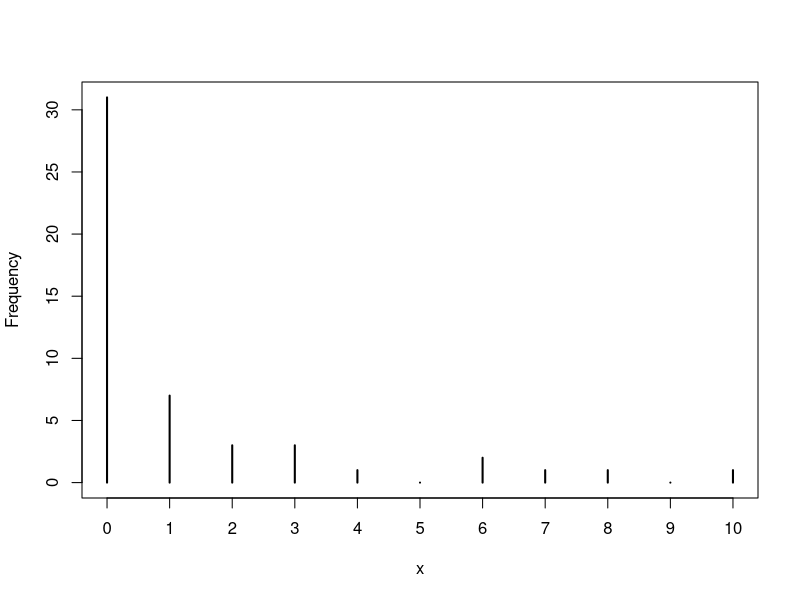
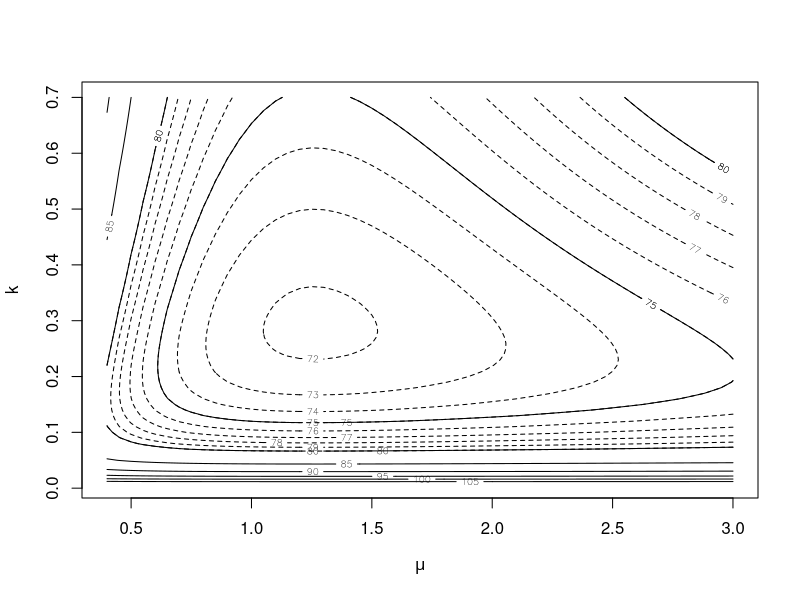
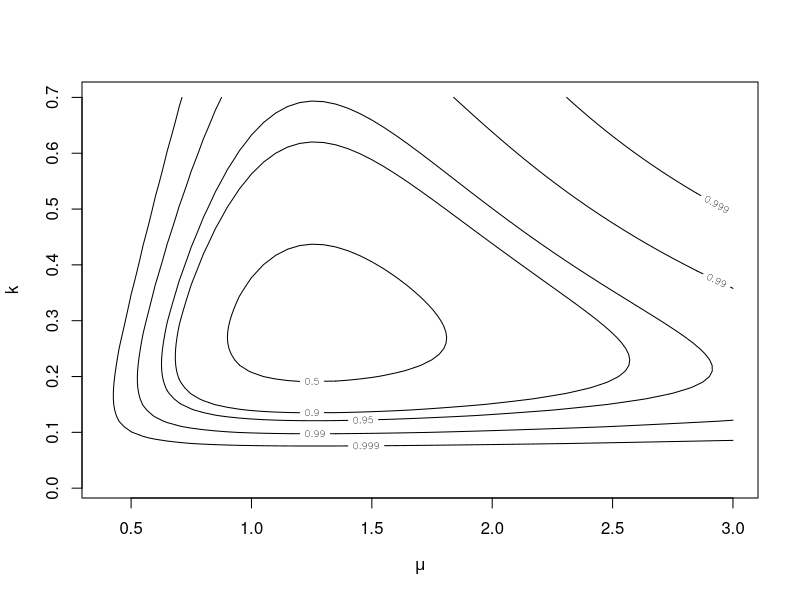
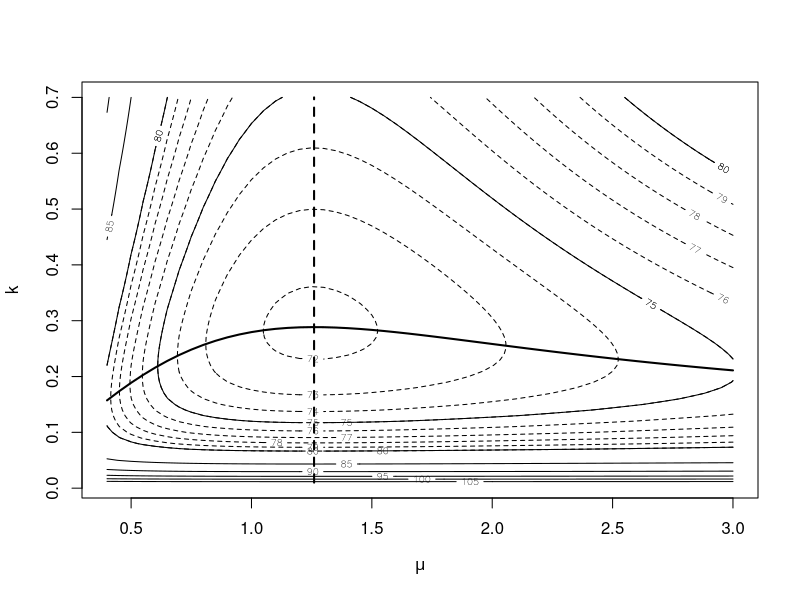
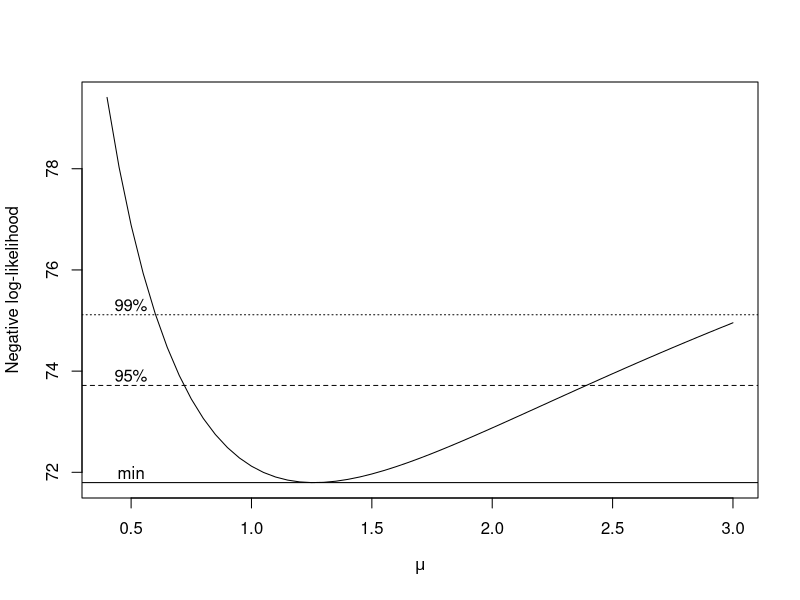
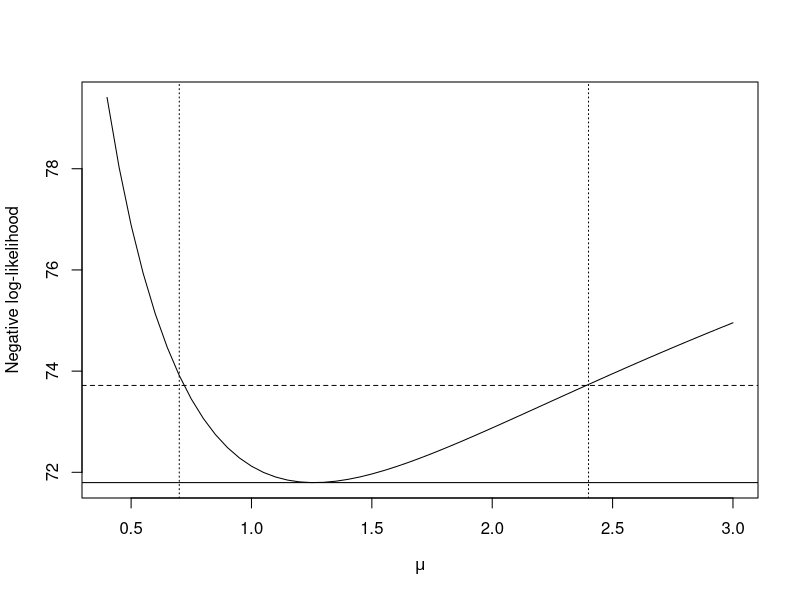
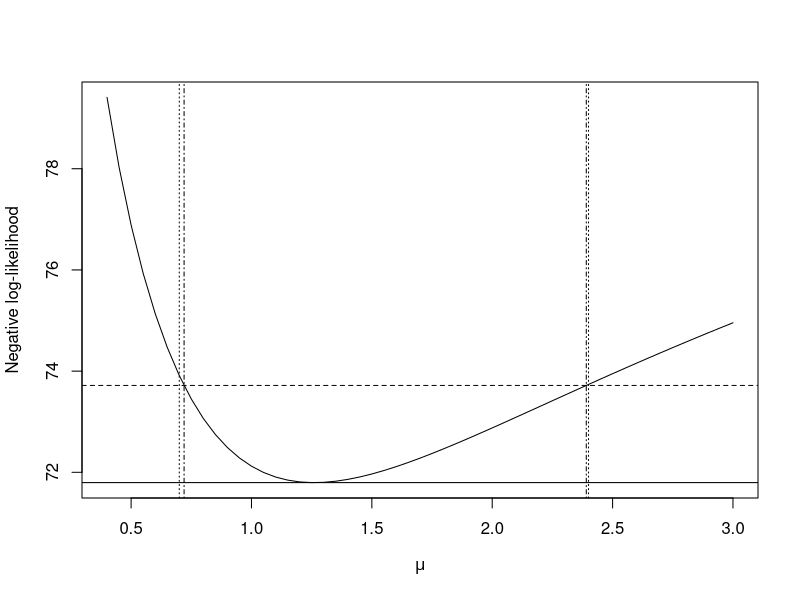
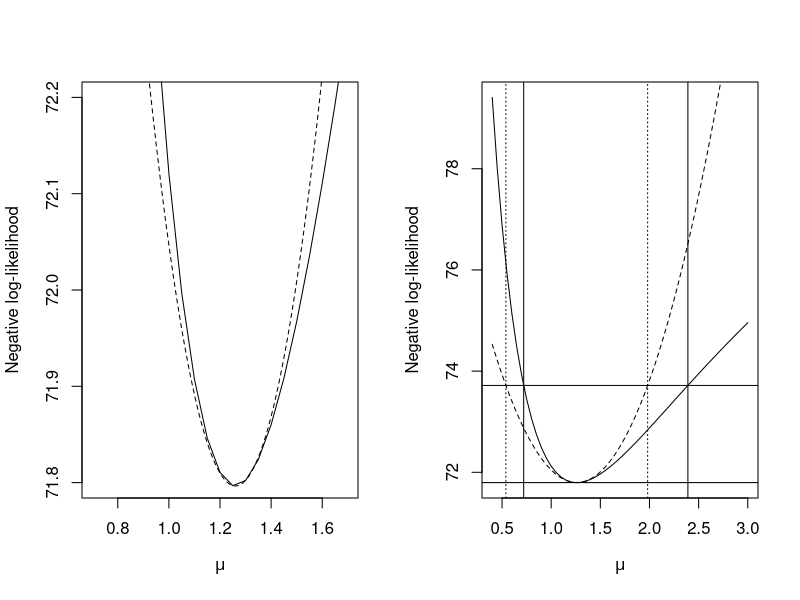

Write R code to recreate these figures, in order. (Note: this script raises an error after producing the figures.)
## ---- chunk 1
knitr::opts_chunk$set(echo = TRUE)
## ---- chunk 2
nll = function(par,y,x){
  a = par[1]
  b = par[2]
  sd = par[3]
  # this calculates the mean y for a given value of x: the deterministic function
  mu = a+b*x 
  # this calculates the likelihood of the function given the probability 
  # distribution, the data and mu and sd
  nll = -sum(dnorm(y,mean=mu,sd=sd,log=T))
  return(nll)
}

## ---- chunk 3
nll.mle = function(a,b,sd){
  # this calculates the mean y for a given value of x: the deterministic function
  mu = a+b*x 
  # this calculates the likelihood of the function given the probability 
  # distribution, the data and mu and sd
  nll = -sum(dnorm(y,mean=mu,sd=sd,log=T)) 
  return(nll)
}

## ---- chunk 4
set.seed(1001)
## ---- chunk 5
mu.true=1
k.true=0.4
x = rnbinom(50,mu=mu.true,size=k.true)
## ---- chunk 6
plot(table(factor(x,levels=0:max(x))),
     ylab="Frequency",xlab="x")
## ---- chunk 7
NLLfun1 = function(p,dat=x) {
  mu=p[1]
  k=p[2]
  -sum(dnbinom(x,mu=mu,size=k,log=TRUE))
}
## ---- chunk 8
nll.true=NLLfun1(c(mu=mu.true,k=k.true)); nll.true
## ---- chunk 9
NLLfun1(c(mu=10,k=10))
## ---- chunk 10
m = mean(x)
v = var(x)
mu.mom = m
k.mom = m/(v/m-1)
## ---- chunk 11
nll.mom=NLLfun1(c(mu=mu.mom,k=k.mom)); nll.mom
## ---- chunk 12
ldiff=nll.true-nll.mom;ldiff
qchisq(0.95,df=2)/2
## ---- chunk 13
O1 = optim(fn=NLLfun1,par=c(mu=mu.mom,k=k.mom),hessian=TRUE); 
O1
## ---- chunk 14
muvec = seq(0.4,3,by=0.05)
kvec = seq(0.01,0.7,by=0.01)
## ---- chunk 15
resmat = matrix(nrow=length(muvec),ncol=length(kvec))
## ---- chunk 16
for (i in 1:length(muvec)) {
  for (j in 1:length(kvec)) {
    resmat[i,j] = NLLfun1(c(muvec[i],kvec[j]))
  }
}
## ---- chunk 17
contour(muvec,kvec,resmat,xlab=expression(mu),ylab="k")
contour(muvec,kvec,resmat,levels=70:80,lty=2,add=TRUE)
## ---- chunk 18
alevels=c(0.5,0.9,0.95,0.99,0.999)
minval = O1$value
nll.levels = qchisq(alevels,df=2)/2+minval
contour(muvec,kvec,resmat,levels=nll.levels,labels=alevels,
        xlab=expression(mu),ylab="k")
## ---- chunk 19
NLLfun.mu = function(p,mu) {
  k = p[1]
  -sum(dnbinom(x,mu=mu,size=k,log=TRUE))
}
## ---- chunk 20
mu.profile = matrix(ncol=2,nrow=length(muvec))
## ---- chunk 21
NLLfun.mu2 = function(p,mu) {
  logk = p[1]
  k = exp(logk)
  -sum(dnbinom(x,mu=mu,size=k,log=TRUE))
}
## ---- chunk 22
for (i in 1:length(muvec)) {
  Oval = optim(fn=NLLfun.mu,par=O1$par["k"],method="L-BFGS-B",
    lower=0.002,mu=muvec[i])
  mu.profile[i,] = c(Oval$par,Oval$value)
}
colnames(mu.profile) = c("k","NLL")
## ---- chunk 23
NLLfun.k = function(p,k) {
  mu = p[1]
  -sum(dnbinom(x,mu=mu,size=k,log=TRUE))
}
k.profile = matrix(ncol=2,nrow=length(kvec))
for (i in 1:length(kvec)) {
  Oval = optim(fn=NLLfun.k,par=O1$par["mu"],method="L-BFGS-B",
    lower=0.002,k=kvec[i])
  k.profile[i,] = c(Oval$par,Oval$value)
}
colnames(k.profile) = c("mu","NLL")
## ---- chunk 24
contour(muvec,kvec,resmat,xlab=expression(mu),ylab="k")
contour(muvec,kvec,resmat,levels=70:80,lty=2,add=TRUE)
lines(muvec,mu.profile[,"k"],lwd=2)
lines(k.profile[,"mu"],kvec,lwd=2,lty=2)
## ---- chunk 25
plot(muvec,mu.profile[,"NLL"],type="l",
     xlab=expression(mu),ylab="Negative log-likelihood")
cutoffs = c(0,qchisq(c(0.95,0.99),1)/2)
nll.levels = O1$value+cutoffs
abline(h=nll.levels,lty=1:3)
text(rep(0.5,3),nll.levels+0.2,c("min","95%","99%"))
## ---- chunk 26
cutoff = O1$value+qchisq(0.95,1)/2
## ---- chunk 27
lowerhalf = mu.profile[muvec<1.2,"NLL"]
lowerhalf.mu = muvec[muvec<1.2]
w.lower = which.min(abs(lowerhalf-cutoff))
## ---- chunk 28
upperhalf = mu.profile[muvec>1.2,"NLL"]
upperhalf.mu = muvec[muvec>1.2]
w.upper = which.min(abs(upperhalf-cutoff))
ci.crude = c(lowerhalf.mu[w.lower],upperhalf.mu[w.upper])
## ---- chunk 29
plot(muvec,mu.profile[,"NLL"],type="l",
     xlab=expression(mu),ylab="Negative log-likelihood")
cutoffs = c(0,qchisq(c(0.95),1)/2)
nll.levels = O1$value+cutoffs
abline(h=nll.levels,lty=1:2)
abline(v=ci.crude,lty=3)
## ---- chunk 30
cutoff = O1$value+qchisq(c(0.95),1)/2
relheight = function(mu) {
  O2 = optim(fn=NLLfun.mu,par=O1$par["k"],method="L-BFGS-B",
        lower=0.002,mu=mu)
  O2$value-cutoff
}
## ---- chunk 31
relheight(mu=0.6)
relheight(mu=0.8)
## ---- chunk 32
lower = uniroot(relheight,interval=c(0.5,1.0))$root
upper = uniroot(relheight,interval=c(1.2,5))$root
ci.uniroot= c(lower,upper)
## ---- chunk 33
plot(muvec,mu.profile[,"NLL"],type="l",
     xlab=expression(mu),ylab="Negative log-likelihood")
cutoffs = c(0,qchisq(c(0.95),1)/2)
nll.levels = O1$value+cutoffs
abline(h=nll.levels,lty=1:2)
abline(v=ci.crude,lty=3)
abline(v=ci.uniroot,lty=4)
## ---- chunk 34
O1$hessian
## ---- chunk 35
s1 = solve(O1$hessian); s1
## ---- chunk 36
a=O1$value
b=O1$par["mu"]
c=O1$hessian["mu","mu"]/2
## ---- chunk 37
se.mu = sqrt(s1["mu","mu"])
ci.info = O1$par["mu"]+c(-1,1)*qnorm(0.975)*se.mu
## ---- chunk 38
op=par(mfrow=c(1,2))
plot(muvec,mu.profile[,"NLL"],type="l",
     xlab=expression(mu),ylab="Negative log-likelihood",ylim=c(71.8,72.2),
     xlim=c(0.7,1.7))
curve(a+c*(x-b)^2,add=TRUE,lty=2)
##
plot(muvec,mu.profile[,"NLL"],type="l",
     xlab=expression(mu),ylab="Negative log-likelihood")
cutoffs = c(0,qchisq(c(0.95),1)/2)+O1$value
curve(a+c*(x-b)^2,add=TRUE,lty=2)
abline(h=cutoffs)
abline(v=ci.info,lty=3)
abline(v=ci.uniroot,lty=1)
par(op)
## ---- chunk 39
library(MASS)
f=fitdistr(x,"negative binomial"); f
## ---- chunk 40
ci.fitdistr = f$estimate["mu"]+c(-1,1)*f$sd["mu"]*qnorm(0.975)
## ---- chunk 41
NLLfun2 = function(mu,k) {
  -sum(dnbinom(x,mu=mu,size=k,log=TRUE))
}
## ---- chunk 42
library(stats4)
m1 = mle(minuslogl=NLLfun2,start=list(mu=mu.mom,k=k.mom),
  method="L-BFGS-B",lower=0.002); m1
## ---- chunk 43
summary(m1)
## ---- chunk 44
ci.mle.all = confint(m1); ci.mle.all
ci.mle = ci.mle.all["mu",]
## ---- chunk 45
citab=rbind(ci.crude,ci.uniroot,ci.mle,ci.info,ci.fitdistr); citab
## ---- chunk 46
rzinbinom = function(n,mu,size,zprob) {
ifelse(runif(n)<zprob,0,rnbinom(n,mu=mu,size=size))
}
## ---- chunk 47
a = 0.696
b = 9.79
recrprob = function(x,a=0.696,b=9.79) a/(1+(a/b)*x)
scoefs = c(mu=25.32,k=0.932,zprob=0.123)
settlers = rzinbinom(603,mu=scoefs["mu"],size=scoefs["k"],zprob=scoefs["zprob"])
recr = rbinom(603,prob=recrprob(settlers),size=settlers)
## ---- chunk 48
NLLfun3 = function(a,b,d) {
  recrprob = a/(1+(a/b)*settlers^d)
  -sum(dbinom(recr,prob=recrprob,size=settlers,log=TRUE),na.rm=TRUE)
}
## ---- chunk 49
NLLfun4 = function(a,b) {
  recrprob = a/(1+(a/b)*settlers)
  -sum(dbinom(recr,prob=recrprob,size=settlers,log=TRUE),na.rm=TRUE)
}
## ---- chunk 50
NLLfun5 = function(a) {
  recrprob = a
  -sum(dbinom(recr,prob=recrprob,size=settlers,log=TRUE),na.rm=TRUE)
}
## ---- chunk 51
recr = recr[settlers>0]
settlers = settlers[settlers>0]
## ---- chunk 52
plot(settlers,recr)
abline(h=10)
abline(a=0,b=0.5)
## ---- chunk 53
m4 = mle(minuslogl=NLLfun4,start=list(a=0.5,b=10),
  method="L-BFGS-B",lower=0.003)
s3 = list(a=0.684,b=10.161,d=1)
m3 = mle(minuslogl=NLLfun3,start=s3,
  method="L-BFGS-B",lower=0.003)
m5 = mle(minuslogl=NLLfun5,start=list(a=0.5),
  method="L-BFGS-B",lower=0.003)
## ---- chunk 54
plot(settlers,recr)
a=coef(m5)["a"]
curve(a*x,add=TRUE,lty=3)
a=coef(m4)["a"]; b=coef(m4)["b"]
curve(a*x/(1+(a/b)*x),add=TRUE,lty=2)
a=coef(m5)["a"]; b=coef(m5)["b"]; d=coef(m5)["d"]
curve(a*x/(1+(a/b)*x^d),add=TRUE,lty=3)
## ---- chunk 55
nll = c(shep=-logLik(m3),BH=-logLik(m4),densind=-logLik(m5)); nll
## ---- chunk 56
logp=pchisq(2*nll[3]-nll[2],1,lower.tail=FALSE,log.p=TRUE)
logp
## ---- chunk 57
npar = c(5,4,3)
aic = nll+2*npar; aic
## ---- chunk 58
ndata = length(recr)
bic = nll+log(ndata)*npar;bic
